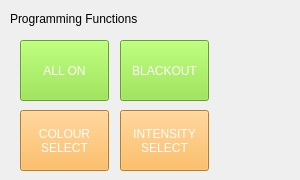
     <widget class="QWidget" name="page_7">
      <widget class="QLabel" name="label_26">
       <property name="geometry">
        <rect>
         <x>10</x>
         <y>10</y>
         <width>281</width>
         <height>17</height>
        </rect>
       </property>
       <property name="text">
        <string>Programming Functions</string>
       </property>
      </widget>
      <widget class="QPushButton" name="pushButton_19">
       <property name="geometry">
        <rect>
         <x>20</x>
         <y>40</y>
         <width>89</width>
         <height>61</height>
        </rect>
       </property>
       <property name="palette">
        <palette>
         <active>
          <colorrole role="WindowText">
           <brush brushstyle="SolidPattern">
            <color alpha="255">
             <red>0</red>
             <green>0</green>
             <blue>0</blue>
            </color>
           </brush>
          </colorrole>
          <colorrole role="Button">
           <brush brushstyle="SolidPattern">
            <color alpha="255">
             <red>78</red>
             <green>154</green>
             <blue>6</blue>
            </color>
           </brush>
          </colorrole>
          <colorrole role="Light">
           <brush brushstyle="SolidPattern">
            <color alpha="255">
             <red>117</red>
             <green>231</green>
             <blue>9</blue>
            </color>
           </brush>
          </colorrole>
          <colorrole role="Midlight">
           <brush brushstyle="SolidPattern">
            <color alpha="255">
             <red>97</red>
             <green>192</green>
             <blue>7</blue>
            </color>
           </brush>
          </colorrole>
          <colorrole role="Dark">
           <brush brushstyle="SolidPattern">
            <color alpha="255">
             <red>39</red>
             <green>77</green>
             <blue>3</blue>
            </color>
           </brush>
          </colorrole>
          <colorrole role="Mid">
           <brush brushstyle="SolidPattern">
            <color alpha="255">
             <red>52</red>
             <green>103</green>
             <blue>4</blue>
            </color>
           </brush>
          </colorrole>
          <colorrole role="Text">
           <brush brushstyle="SolidPattern">
            <color alpha="255">
             <red>0</red>
             <green>0</green>
             <blue>0</blue>
            </color>
           </brush>
          </colorrole>
          <colorrole role="BrightText">
           <brush brushstyle="SolidPattern">
            <color alpha="255">
             <red>255</red>
             <green>255</green>
             <blue>255</blue>
            </color>
           </brush>
          </colorrole>
          <colorrole role="ButtonText">
           <brush brushstyle="SolidPattern">
            <color alpha="255">
             <red>0</red>
             <green>0</green>
             <blue>0</blue>
            </color>
           </brush>
          </colorrole>
          <colorrole role="Base">
           <brush brushstyle="SolidPattern">
            <color alpha="255">
             <red>0</red>
             <green>0</green>
             <blue>0</blue>
            </color>
           </brush>
          </colorrole>
          <colorrole role="Window">
           <brush brushstyle="SolidPattern">
            <color alpha="255">
             <red>78</red>
             <green>154</green>
             <blue>6</blue>
            </color>
           </brush>
          </colorrole>
          <colorrole role="Shadow">
           <brush brushstyle="SolidPattern">
            <color alpha="255">
             <red>0</red>
             <green>0</green>
             <blue>0</blue>
            </color>
           </brush>
          </colorrole>
          <colorrole role="AlternateBase">
           <brush brushstyle="SolidPattern">
            <color alpha="255">
             <red>166</red>
             <green>204</green>
             <blue>130</blue>
            </color>
           </brush>
          </colorrole>
          <colorrole role="ToolTipBase">
           <brush brushstyle="SolidPattern">
            <color alpha="255">
             <red>255</red>
             <green>255</green>
             <blue>220</blue>
            </color>
           </brush>
          </colorrole>
          <colorrole role="ToolTipText">
           <brush brushstyle="SolidPattern">
            <color alpha="255">
             <red>0</red>
             <green>0</green>
             <blue>0</blue>
            </color>
           </brush>
          </colorrole>
          <colorrole role="PlaceholderText">
           <brush brushstyle="SolidPattern">
            <color alpha="128">
             <red>0</red>
             <green>0</green>
             <blue>0</blue>
            </color>
           </brush>
          </colorrole>
         </active>
         <inactive>
          <colorrole role="WindowText">
           <brush brushstyle="SolidPattern">
            <color alpha="255">
             <red>0</red>
             <green>0</green>
             <blue>0</blue>
            </color>
           </brush>
          </colorrole>
          <colorrole role="Button">
           <brush brushstyle="SolidPattern">
            <color alpha="255">
             <red>78</red>
             <green>154</green>
             <blue>6</blue>
            </color>
           </brush>
          </colorrole>
          <colorrole role="Light">
           <brush brushstyle="SolidPattern">
            <color alpha="255">
             <red>117</red>
             <green>231</green>
             <blue>9</blue>
            </color>
           </brush>
          </colorrole>
          <colorrole role="Midlight">
           <brush brushstyle="SolidPattern">
            <color alpha="255">
             <red>97</red>
             <green>192</green>
             <blue>7</blue>
            </color>
           </brush>
          </colorrole>
          <colorrole role="Dark">
           <brush brushstyle="SolidPattern">
            <color alpha="255">
             <red>39</red>
             <green>77</green>
             <blue>3</blue>
            </color>
           </brush>
          </colorrole>
          <colorrole role="Mid">
           <brush brushstyle="SolidPattern">
            <color alpha="255">
             <red>52</red>
             <green>103</green>
             <blue>4</blue>
            </color>
           </brush>
          </colorrole>
          <colorrole role="Text">
           <brush brushstyle="SolidPattern">
            <color alpha="255">
             <red>0</red>
             <green>0</green>
             <blue>0</blue>
            </color>
           </brush>
          </colorrole>
          <colorrole role="BrightText">
           <brush brushstyle="SolidPattern">
            <color alpha="255">
             <red>255</red>
             <green>255</green>
             <blue>255</blue>
            </color>
           </brush>
          </colorrole>
          <colorrole role="ButtonText">
           <brush brushstyle="SolidPattern">
            <color alpha="255">
             <red>0</red>
             <green>0</green>
             <blue>0</blue>
            </color>
           </brush>
          </colorrole>
          <colorrole role="Base">
           <brush brushstyle="SolidPattern">
            <color alpha="255">
             <red>0</red>
             <green>0</green>
             <blue>0</blue>
            </color>
           </brush>
          </colorrole>
          <colorrole role="Window">
           <brush brushstyle="SolidPattern">
            <color alpha="255">
             <red>78</red>
             <green>154</green>
             <blue>6</blue>
            </color>
           </brush>
          </colorrole>
          <colorrole role="Shadow">
           <brush brushstyle="SolidPattern">
            <color alpha="255">
             <red>0</red>
             <green>0</green>
             <blue>0</blue>
            </color>
           </brush>
          </colorrole>
          <colorrole role="AlternateBase">
           <brush brushstyle="SolidPattern">
            <color alpha="255">
             <red>166</red>
             <green>204</green>
             <blue>130</blue>
            </color>
           </brush>
          </colorrole>
          <colorrole role="ToolTipBase">
           <brush brushstyle="SolidPattern">
            <color alpha="255">
             <red>255</red>
             <green>255</green>
             <blue>220</blue>
            </color>
           </brush>
          </colorrole>
          <colorrole role="ToolTipText">
           <brush brushstyle="SolidPattern">
            <color alpha="255">
             <red>0</red>
             <green>0</green>
             <blue>0</blue>
            </color>
           </brush>
          </colorrole>
          <colorrole role="PlaceholderText">
           <brush brushstyle="SolidPattern">
            <color alpha="128">
             <red>0</red>
             <green>0</green>
             <blue>0</blue>
            </color>
           </brush>
          </colorrole>
         </inactive>
         <disabled>
          <colorrole role="WindowText">
           <brush brushstyle="SolidPattern">
            <color alpha="255">
             <red>39</red>
             <green>77</green>
             <blue>3</blue>
            </color>
           </brush>
          </colorrole>
          <colorrole role="Button">
           <brush brushstyle="SolidPattern">
            <color alpha="255">
             <red>78</red>
             <green>154</green>
             <blue>6</blue>
            </color>
           </brush>
          </colorrole>
          <colorrole role="Light">
           <brush brushstyle="SolidPattern">
            <color alpha="255">
             <red>117</red>
             <green>231</green>
             <blue>9</blue>
            </color>
           </brush>
          </colorrole>
          <colorrole role="Midlight">
           <brush brushstyle="SolidPattern">
            <color alpha="255">
             <red>97</red>
             <green>192</green>
             <blue>7</blue>
            </color>
           </brush>
          </colorrole>
          <colorrole role="Dark">
           <brush brushstyle="SolidPattern">
            <color alpha="255">
             <red>39</red>
             <green>77</green>
             <blue>3</blue>
            </color>
           </brush>
          </colorrole>
          <colorrole role="Mid">
           <brush brushstyle="SolidPattern">
            <color alpha="255">
             <red>52</red>
             <green>103</green>
             <blue>4</blue>
            </color>
           </brush>
          </colorrole>
          <colorrole role="Text">
           <brush brushstyle="SolidPattern">
            <color alpha="255">
             <red>39</red>
             <green>77</green>
             <blue>3</blue>
            </color>
           </brush>
          </colorrole>
          <colorrole role="BrightText">
           <brush brushstyle="SolidPattern">
            <color alpha="255">
             <red>255</red>
             <green>255</green>
             <blue>255</blue>
            </color>
           </brush>
          </colorrole>
          <colorrole role="ButtonText">
           <brush brushstyle="SolidPattern">
            <color alpha="255">
             <red>39</red>
             <green>77</green>
             <blue>3</blue>
            </color>
           </brush>
          </colorrole>
          <colorrole role="Base">
           <brush brushstyle="SolidPattern">
            <color alpha="255">
             <red>78</red>
             <green>154</green>
             <blue>6</blue>
            </color>
           </brush>
          </colorrole>
          <colorrole role="Window">
           <brush brushstyle="SolidPattern">
            <color alpha="255">
             <red>78</red>
             <green>154</green>
             <blue>6</blue>
            </color>
           </brush>
          </colorrole>
          <colorrole role="Shadow">
           <brush brushstyle="SolidPattern">
            <color alpha="255">
             <red>0</red>
             <green>0</green>
             <blue>0</blue>
            </color>
           </brush>
          </colorrole>
          <colorrole role="AlternateBase">
           <brush brushstyle="SolidPattern">
            <color alpha="255">
             <red>78</red>
             <green>154</green>
             <blue>6</blue>
            </color>
           </brush>
          </colorrole>
          <colorrole role="ToolTipBase">
           <brush brushstyle="SolidPattern">
            <color alpha="255">
             <red>255</red>
             <green>255</green>
             <blue>220</blue>
            </color>
           </brush>
          </colorrole>
          <colorrole role="ToolTipText">
           <brush brushstyle="SolidPattern">
            <color alpha="255">
             <red>0</red>
             <green>0</green>
             <blue>0</blue>
            </color>
           </brush>
          </colorrole>
          <colorrole role="PlaceholderText">
           <brush brushstyle="SolidPattern">
            <color alpha="128">
             <red>0</red>
             <green>0</green>
             <blue>0</blue>
            </color>
           </brush>
          </colorrole>
         </disabled>
        </palette>
       </property>
       <property name="autoFillBackground">
        <bool>false</bool>
       </property>
       <property name="styleSheet">
        <string notr="true">background-color: rgb(138, 226, 52);
color: rgb(255, 255, 255);</string>
       </property>
       <property name="text">
        <string>ALL ON</string>
       </property>
      </widget>
      <widget class="QPushButton" name="pushButton_20">
       <property name="geometry">
        <rect>
         <x>120</x>
         <y>40</y>
         <width>89</width>
         <height>61</height>
        </rect>
       </property>
       <property name="styleSheet">
        <string notr="true">background-color: rgb(138, 226, 52);
color: rgb(255, 255, 255);</string>
       </property>
       <property name="text">
        <string>BLACKOUT</string>
       </property>
      </widget>
      <widget class="QPushButton" name="pushButton_21">
       <property name="geometry">
        <rect>
         <x>20</x>
         <y>110</y>
         <width>89</width>
         <height>61</height>
        </rect>
       </property>
       <property name="styleSheet">
        <string notr="true">background-color: rgb(252, 175, 62);
color: rgb(255, 255, 255);</string>
       </property>
       <property name="text">
        <string>COLOUR
SELECT</string>
       </property>
      </widget>
      <widget class="QPushButton" name="pushButton_22">
       <property name="geometry">
        <rect>
         <x>120</x>
         <y>110</y>
         <width>89</width>
         <height>61</height>
        </rect>
       </property>
       <property name="styleSheet">
        <string notr="true">background-color: rgb(252, 175, 62);
color: rgb(255, 255, 255);</string>
       </property>
       <property name="text">
        <string>INTENSITY
SELECT</string>
       </property>
      </widget>
     </widget>
